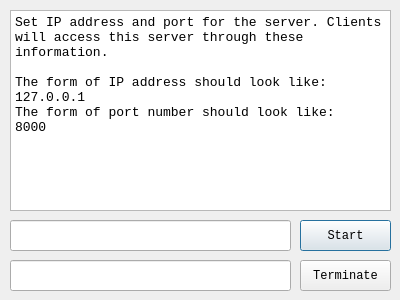
<?xml version="1.0" encoding="UTF-8"?>
<ui version="4.0">
 <class>server</class>
 <widget class="QDialog" name="server">
  <property name="geometry">
   <rect>
    <x>0</x>
    <y>0</y>
    <width>400</width>
    <height>300</height>
   </rect>
  </property>
  <property name="minimumSize">
   <size>
    <width>400</width>
    <height>300</height>
   </size>
  </property>
  <property name="maximumSize">
   <size>
    <width>400</width>
    <height>300</height>
   </size>
  </property>
  <property name="font">
   <font>
    <family>Consolas</family>
   </font>
  </property>
  <property name="windowTitle">
   <string>SafeChatroom-Server</string>
  </property>
  <widget class="QTextBrowser" name="hint">
   <property name="geometry">
    <rect>
     <x>10</x>
     <y>10</y>
     <width>381</width>
     <height>201</height>
    </rect>
   </property>
   <property name="html">
    <string>&lt;!DOCTYPE HTML PUBLIC &quot;-//W3C//DTD HTML 4.0//EN&quot; &quot;http://www.w3.org/TR/REC-html40/strict.dtd&quot;&gt;
&lt;html&gt;&lt;head&gt;&lt;meta name=&quot;qrichtext&quot; content=&quot;1&quot; /&gt;&lt;style type=&quot;text/css&quot;&gt;
p, li { white-space: pre-wrap; }
&lt;/style&gt;&lt;/head&gt;&lt;body style=&quot; font-family:'Consolas'; font-size:9pt; font-weight:400; font-style:normal;&quot;&gt;
&lt;p style=&quot; margin-top:0px; margin-bottom:0px; margin-left:0px; margin-right:0px; -qt-block-indent:0; text-indent:0px;&quot;&gt;&lt;span style=&quot; font-family:'SimSun'; font-size:10pt;&quot;&gt;Set IP address and port for the server. Clients will access this server through these information.&lt;/span&gt;&lt;/p&gt;
&lt;p style=&quot;-qt-paragraph-type:empty; margin-top:0px; margin-bottom:0px; margin-left:0px; margin-right:0px; -qt-block-indent:0; text-indent:0px; font-family:'SimSun'; font-size:10pt;&quot;&gt;&lt;br /&gt;&lt;/p&gt;
&lt;p style=&quot; margin-top:0px; margin-bottom:0px; margin-left:0px; margin-right:0px; -qt-block-indent:0; text-indent:0px;&quot;&gt;&lt;span style=&quot; font-family:'SimSun'; font-size:10pt;&quot;&gt;The form of IP address should look like:&lt;/span&gt;&lt;/p&gt;
&lt;p style=&quot; margin-top:0px; margin-bottom:0px; margin-left:0px; margin-right:0px; -qt-block-indent:0; text-indent:0px;&quot;&gt;&lt;span style=&quot; font-family:'SimSun'; font-size:10pt;&quot;&gt;127.0.0.1&lt;/span&gt;&lt;/p&gt;
&lt;p style=&quot; margin-top:0px; margin-bottom:0px; margin-left:0px; margin-right:0px; -qt-block-indent:0; text-indent:0px;&quot;&gt;&lt;span style=&quot; font-family:'SimSun'; font-size:10pt;&quot;&gt;The form of port number should look like:&lt;/span&gt;&lt;/p&gt;
&lt;p style=&quot; margin-top:0px; margin-bottom:0px; margin-left:0px; margin-right:0px; -qt-block-indent:0; text-indent:0px;&quot;&gt;&lt;span style=&quot; font-family:'SimSun'; font-size:10pt;&quot;&gt;8000&lt;/span&gt;&lt;/p&gt;&lt;/body&gt;&lt;/html&gt;</string>
   </property>
  </widget>
  <widget class="QPushButton" name="start">
   <property name="geometry">
    <rect>
     <x>300</x>
     <y>220</y>
     <width>91</width>
     <height>31</height>
    </rect>
   </property>
   <property name="text">
    <string>Start</string>
   </property>
  </widget>
  <widget class="QPushButton" name="terminate">
   <property name="geometry">
    <rect>
     <x>300</x>
     <y>260</y>
     <width>91</width>
     <height>31</height>
    </rect>
   </property>
   <property name="text">
    <string>Terminate</string>
   </property>
  </widget>
  <widget class="QLineEdit" name="IPAddress">
   <property name="geometry">
    <rect>
     <x>10</x>
     <y>220</y>
     <width>281</width>
     <height>31</height>
    </rect>
   </property>
  </widget>
  <widget class="QLineEdit" name="port">
   <property name="geometry">
    <rect>
     <x>10</x>
     <y>260</y>
     <width>281</width>
     <height>31</height>
    </rect>
   </property>
  </widget>
 </widget>
 <resources/>
 <connections/>
</ui>
